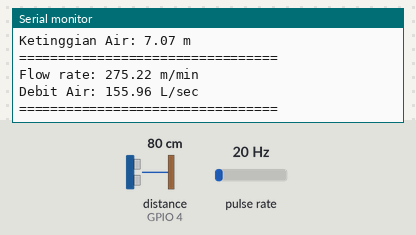
Simulated run of this sketch. Board: ESP32. On the bench: the last lines printed to the serial monitor. Wiring (inferred from the names in the program): ultrasonic range finder: trigger GPIO 2; echo GPIO 4; pulse sensor: data GPIO 14. Inputs (shaded band) come from the test bench; at power-on: distance to the obstacle (sensor on GPIO 4) 80 cm, pulse rate 20 Hz. The echo pulse lasts 58.3 µs per cm; WiFi joins after 1.5 s; servers stay silent unless stated.

Above: at 3.0 s.
3.1 s: distance to the obstacle (sensor on GPIO 4) set to 2 cm
At 4.4 s:
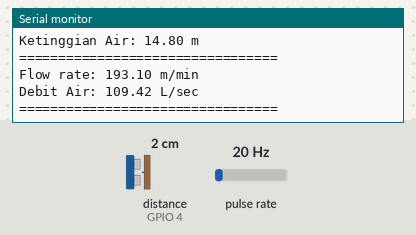
4.6 s: pulse rate (sensor on GPIO 14) set to 4 Hz
At 5.7 s:
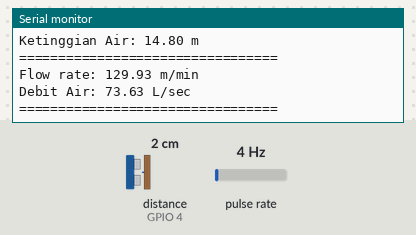
6.1 s: distance to the obstacle (sensor on GPIO 4) set to 4 cm
At 7.4 s:
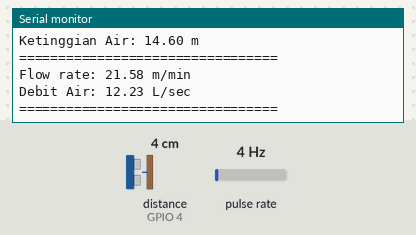
7.6 s: pulse rate (sensor on GPIO 14) set to 50 Hz
At 8.7 s:
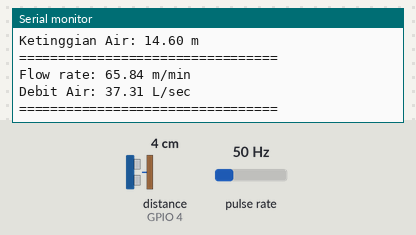
Timing chart, 0 to 10.1 s (numbered marks = the images above; inputs shaded):
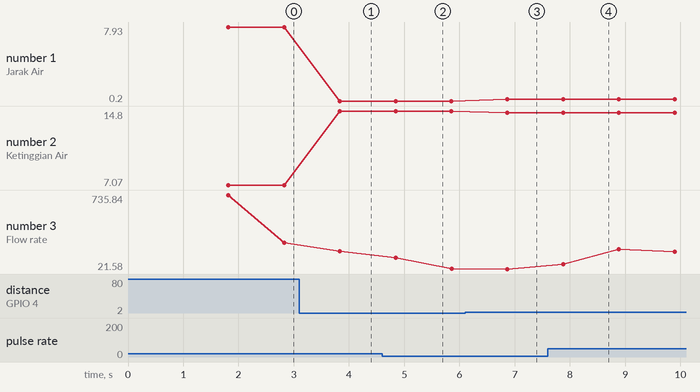

The sketch:

esp32-banjir-arduino-sketch.ino
```cpp
// BLynks
#define BLYNK_TEMPLATE_ID "TMPL6CM0uVQ6h"
#define BLYNK_TEMPLATE_NAME "EWSDBanjir"
#define BLYNK_AUTH_TOKEN "iFpr95TA4HL9JHac8CPhTkrB3VFuHKJP"

// Package
#include <Arduino.h>
#include <WiFi.h>
#include <WiFiClient.h>
#include <BlynkSimpleEsp32.h>

// Initiate Port
#define ULTRA_TRIG 2
#define ULTRA_ECHO 4
#define FLOWSENSOR 14
// #define BUZZER 4

// Initiate Static Variable
#define THRESHOLD1 650
#define THRESHOLD2 700
#define THRESHOLD3 800
#define KEDALAMAN_SUNGAI 15
#define LUAS_PENAMPANG_SUNGAI 34

// Varaible for Flowmeter
long currentMillis = 0;
long previousMillis = 0;
int interval = 1000;
boolean ledState = LOW;
float calibrationFactor = 4.5;
volatile byte pulseCount;
byte pulse1Sec = 0;
float flowRate;
unsigned int flowMilliLitres;
unsigned long totalMilliLitres;

// Variable for WiFi
const char* ssid     = "Pondok Sebelah"; // Deklarasi variabel ssid dan password
const char* password = "*N68J./4yszkZ(Zh";     // Sebelum pemanggilan Blynk.begin()

void setup() {
  Serial.begin(115200);

  pinMode(ULTRA_TRIG, OUTPUT);
  pinMode(ULTRA_ECHO, INPUT);

  setupFlowmeter();

  // Mulai koneksi WiFi
    Serial.printf("Connecting to %s\n", ssid);
    WiFi.begin(ssid, password);

    while (WiFi.status() != WL_CONNECTED) {
        delay(500);
        Serial.print(".");
    }

    Serial.println("");
    Serial.println("WiFi connected");
    Serial.print("IP address: ");
    Serial.println(WiFi.localIP());

    Blynk.begin(BLYNK_AUTH_TOKEN, ssid, password);
}

void loop() {
  Blynk.run();
  ultrasonic();
  flowmeter();
  delay(1000);
}

void ultrasonic()
{
  digitalWrite(ULTRA_TRIG, HIGH);
  delayMicroseconds(10);
  digitalWrite(ULTRA_TRIG, LOW);

  float jarak = pulseIn(ULTRA_ECHO, HIGH);
  float jarak_value = jarak * 0.017 / 10;
  float ketinggian_air = KEDALAMAN_SUNGAI - jarak_value;

  Serial.print("Jarak Air: ");
  Serial.print(jarak_value);
  Serial.println(" m");

  Serial.print("Ketinggian Air: ");
  Serial.print(ketinggian_air);
  Serial.println(" m");

  Serial.println("=================================");

  Blynk.virtualWrite(V0, ketinggian_air);
}

void IRAM_ATTR pulseCounter() // Interrupt function
{
  pulseCount++;
}

void setupFlowmeter()
{
  pinMode(FLOWSENSOR, INPUT_PULLUP);

  pulseCount = 0;
  flowRate = 0.0;
  flowMilliLitres = 0;
  totalMilliLitres = 0;
  previousMillis = 0;

  attachInterrupt(digitalPinToInterrupt(FLOWSENSOR), pulseCounter, FALLING);
}

void flowmeter()
{
  currentMillis = millis();
  if (currentMillis - previousMillis > interval) {

    pulse1Sec = pulseCount;
    pulseCount = 0;

    flowRate = ((1000.0 / (millis() - previousMillis)) * pulse1Sec) / calibrationFactor;

    float kecepatan_arus = flowRate * 10000 / 60;

    float debit_air = LUAS_PENAMPANG_SUNGAI * kecepatan_arus / 60;

    // Print the flow rate for this second in litres / minute
    Serial.print("Flow rate: ");
    Serial.print(kecepatan_arus);  // Print the integer part of the variable
    Serial.println(" m/min");

    Serial.print("Debit Air: ");
    Serial.print(debit_air);  // Print the integer part of the variable
    Serial.println(" L/sec");

    Serial.println("=================================");

    Blynk.virtualWrite(V1, kecepatan_arus);
    Blynk.virtualWrite(V2, debit_air);
  }
}

// void buzz(int y){
//   tone(BUZZER, y);
//   delay(100);
//   noTone(BUZZER);
//   delay(10);
// }
```

Measured:
- after the input at 3.1 s, the serial monitor: prints a new line after 0.73 s (image 1)
- after the input at 4.6 s, the serial monitor: prints a new line after 0.25 s (image 2)
- after the input at 6.1 s, the serial monitor: prints a new line after 0.76 s (image 3)
- after the input at 7.6 s, the serial monitor: prints a new line after 0.28 s (image 4)
- plotted number 1: 7.93 → 0.2 after the input at 3.1 s, 0.2 → 0.4 after the input at 6.1 s
- plotted number 2: 7.07 → 14.8 after the input at 3.1 s, 14.8 → 14.6 after the input at 6.1 s
- plotted number 3: 275.22 → 193.1 after the input at 3.1 s, 193.1 → 25.3 after the input at 4.6 s, 21.58 → 187.13 after the input at 7.6 s
